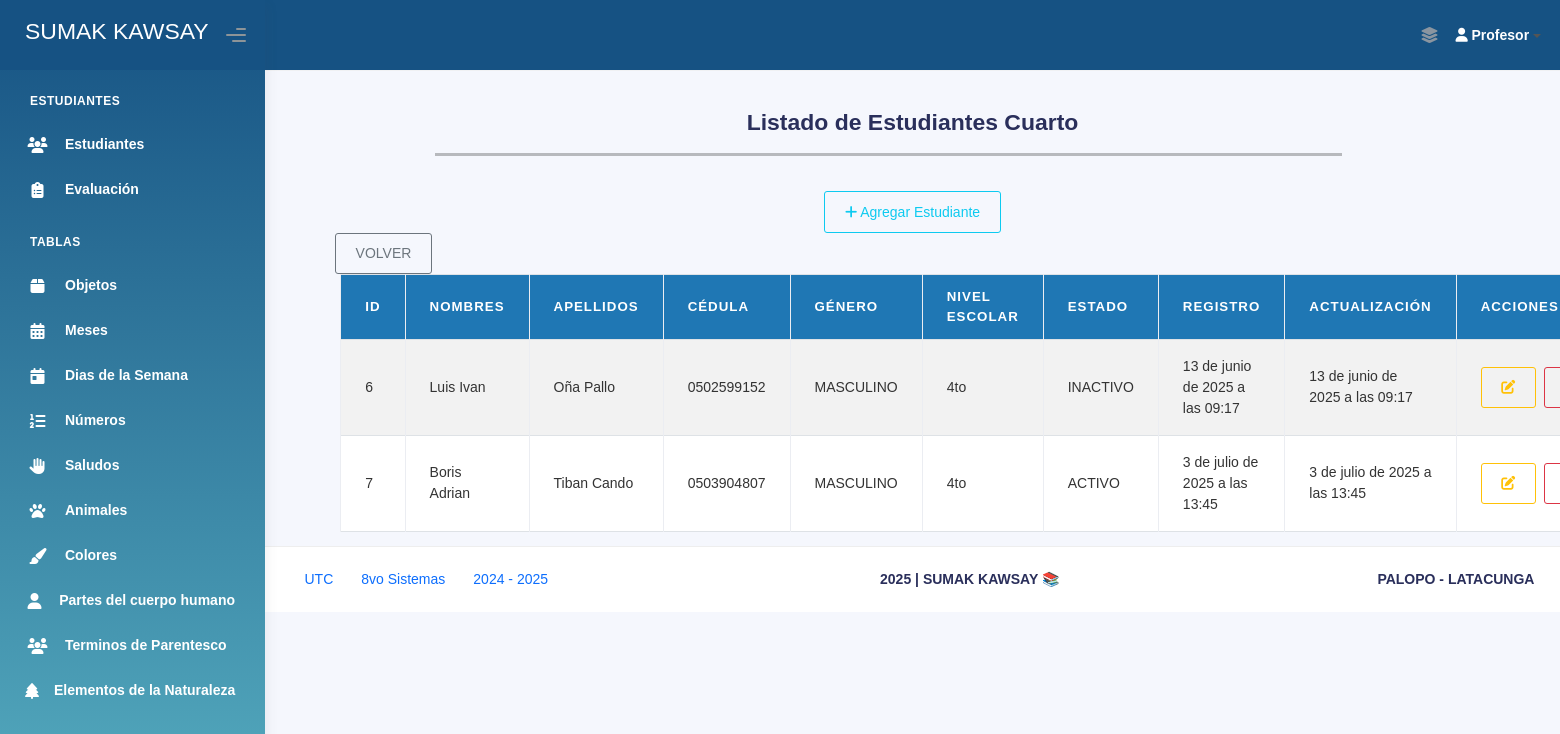
/estudiantes_cuarto/ (signed in), run on the app's committed database.
### Aplicaciones/Modulos/models.py (models this page shows, shortened)
class Estudiante_Cuarto(models.Model):
    nombres_est_cua = models.CharField(max_length=100)
    apellidos_est_cua = models.CharField(max_length=100)
    cedula_est_cua = models.CharField(max_length=10, unique=True)
    genero_est_cua = models.CharField(max_length=20)
    nivel_escolar_est_cua = models.CharField(max_length=50)
    estado_est_cua = models.CharField(max_length=10)
    fecha_registro_est_cua = models.DateTimeField(auto_now_add=True)
    fecha_actualizacion_est_cua = models.DateTimeField(auto_now=True)

### Aplicaciones/Modulos/views.py (the view)
# urls.py: path('estudiantes_cuarto/', views.lista_estudiantes_cuarto, name='lista_estudiantes_cuarto'),
def lista_estudiantes_cuarto(request):
    if not request.session.get('profesor_id'):
        return redirect('login_profesor')
    estudiantes = Estudiante_Cuarto.objects.all()
    return render(request, 'Administrador/Estudiantes/Cuarto/lista_estudiantes_cuarto.html', {'estudiantes': estudiantes})

### Aplicaciones/Modulos/templates/Administrador/Estudiantes/Cuarto/lista_estudiantes_cuarto.html (shortened to what this page needs)
{% extends 'plantillaAdmin.html' %}
{% block body %}
<br><br><br><br>
<div>
    <br>
    <div class="card-title text-center">
        <h3><b>Listado de Estudiantes Cuarto</b></h3>
    </div>
</div>
<div style="width: 70%; margin-left: 170px;">
    <hr style="height: 3px; background-color: #000; border: none;">
</div>
<br>
<div class="text-center">
    <a href="{% url 'agregar_estudiante_cuarto' %}" class="btn btn-outline-info">
        <i class="fas fa-plus"></i> Agregar Estudiante
    </a>
</div>
<div style="margin-left: 70px;">
    <a href="{% url 'seleccion_estudiantes' %}" class="btn btn-outline-secondary"> VOLVER</a>
</div>
<div class="container" style="width: 90%;">
    <table class="table table-bordered table-striped table-hover" id="tbl-Estudiantes">
        <thead>
            <tr>
                <th>ID</th>
                <th>Nombres</th>
                <th>Apellidos</th>
                <th>Cédula</th>
                <th>Género</th>
                <th>Nivel Escolar</th>
                <th>Estado</th>
                <th>Registro</th>
                <th>Actualización</th>
                <th>Acciones</th>
            </tr>
        </thead>
        <tbody>
            {% for est in estudiantes %}
                <tr>
                    <td>{{ est.id }}</td>
                    <td>{{ est.nombres_est_cua }}</td>
                    <td>{{ est.apellidos_est_cua }}</td>
                    <td>{{ est.cedula_est_cua }}</td>
                    <td>{{ est.genero_est_cua }}</td>
                    <td>{{ est.nivel_escolar_est_cua }}</td>
                    <td>{{ est.estado_est_cua }}</td>
                    <td>{{ est.fecha_registro_est_cua }}</td>
                    <td>{{ est.fecha_actualizacion_est_cua }}</td>
                    <td>
                        <div style="display: flex;">
                            <a href="{% url 'editar_estudiante_cuarto' est.id %}" class="btn btn-outline-warning btn-circle" title="Editar Estudiante">
                                <i class="fas fa-edit"></i>
                            </a>
                            <a href="{% url 'eliminar_estudiante_cuarto' est.id %}" class="btn btn-outline-danger" onclick="return confirm('¿Deseas eliminar este estudiante?')">
                            </a>
                        </div>
                    </td>
                </tr>
            {% empty %}
                <tr>
                    <td colspan="10" class="text-center">No hay estudiantes registrados.</td>
                </tr>
            {% endfor %}
        </tbody>
    </table>
</div>
{% endblock %}

### Aplicaciones/Modulos/templates/Administrador/Estudiantes/Cuarto/lista_estudiantes_cuarto.html (style rules this page uses)
#tbl-Estudiantes { background-color: #a0ccf3; }
#tbl-Estudiantes th { background-color: #1f77b4; color: white; }
#tbl-Estudiantes td { color: #333; }

### data on the page
Estudiante_Cuarto: id "6", nombres_est_cua "Luis Ivan", apellidos_est_cua "Oña Pallo", cedula_est_cua "0502599152", genero_est_cua "MASCULINO", nivel_escolar_est_cua "4to", estado_est_cua "INACTIVO", fecha_registro_est_cua "13 de junio de 2025 a las 09:17", fecha_actualizacion_est_cua "13 de junio de 2025 a las 09:17"
Estudiante_Cuarto: id "7", nombres_est_cua "Boris Adrian", apellidos_est_cua "Tiban Cando", cedula_est_cua "0503904807", genero_est_cua "MASCULINO", nivel_escolar_est_cua "4to", estado_est_cua "ACTIVO", fecha_registro_est_cua "3 de julio de 2025 a las 13:45", fecha_actualizacion_est_cua "3 de julio de 2025 a las 13:45"
